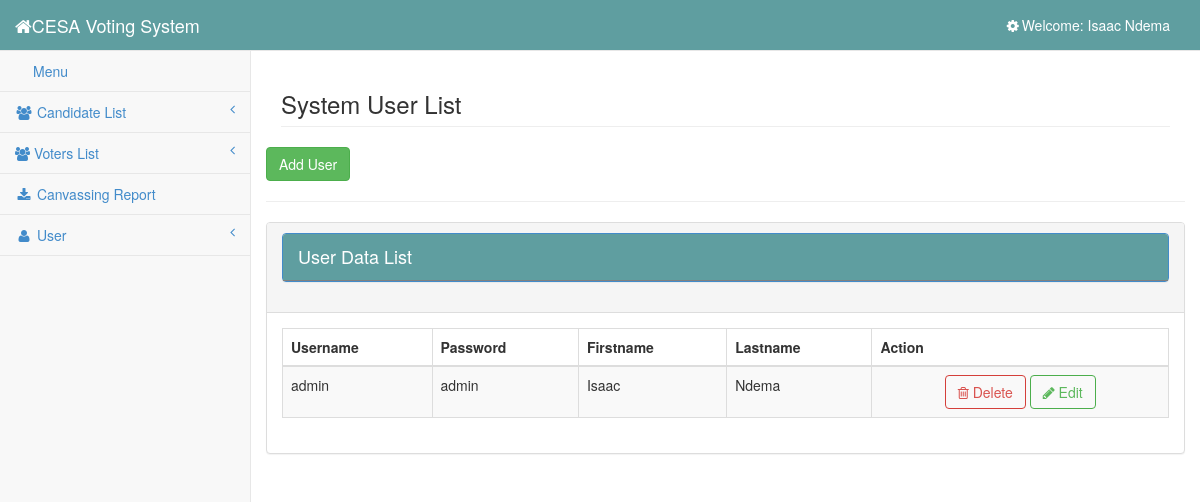
The page /admin/user.php (signed in) on the database its author committed.
### tables this page shows
CREATE TABLE `user` (
  `user_id` int(11) NOT NULL AUTO_INCREMENT,
  `username` varchar(100) NOT NULL,
  `password` varchar(100) NOT NULL,
  `firstname` varchar(100) NOT NULL,
  `lastname` varchar(100) NOT NULL,
  PRIMARY KEY (`user_id`)
);

### admin/session.php (called while the page is built, shortened)
<?php
	require '../database/dbcon.php';
	$session_id=$_SESSION['id'];
	$user_query = $conn->query("SELECT * FROM user WHERE user_id = '$session_id'") or die(mysqli_errno());
	$user_row = $user_query->fetch_array();
?>

### admin/user.php (the view, shortened to what this page needs)
<?php include ('session.php');?>
<?php include ('head.php');?>
<body>
    <div id="wrapper">
        <?php include ('side_bar.php');?>
        <div id="page-wrapper">
            <div class="row">
                <div class="col-lg-12">
                    <h3 class="page-header">System User List</h3>
                </div>
				<button class="btn btn-success" data-toggle="modal" data-target="#add_user">Add User</button>
				<hr/>
                    <div class="panel panel-default">
                        <div class="panel-heading">
                            <h4 class="modal-title" id="myModalLabel">
												<div class="panel panel-primary">
													<div class="panel-heading">
														User Data List
													</div>
												</div>
											</h4>
                        </div>
                        <div class="panel-body">
                            <div class="table-responsive">
                                <table class="table table-striped table-bordered table-hover" id="dataTables-example">
                                    <thead>
                                        <tr>
                                            <th>Username</th>
                                            <th>Password</th>
                                            <th>Firstname</th>
                                            <th>Lastname</th>
                                            <th>Action</th>
                                        </tr>
                                    </thead>
                                    <tbody>
                                        <tr>
										<?php
										require '../database/dbcon.php';
										$query = $conn->query("SELECT * FROM user ORDER BY user_id DESC");
										while($row = $query->fetch_array()){
										$user_id=$row['user_id'];
										?>
											<td><?php echo $row ['username'];?></td>
                                            <td><?php echo $row ['password'];?></td>
                                            <td><?php echo $row ['firstname'];?></td>
                                            <td><?php echo $row ['lastname'];?></td>
                                            <td style="text-align:center">
												 <a rel="tooltip"  title="Delete" id="<?php echo $user_id ?>" href="#delete_admin<?php echo $user_id; ?>" data-target="#delete_admin" data-toggle="modal"class="btn btn-danger btn-outline"><i class="fa fa-trash-o"></i> Delete</a>
												  <a rel="tooltip"  title="Edit" id="<?php echo $row['user_id'] ?>" href="#edit_user<?php echo $row['user_id'] ?>"  data-toggle="modal"class="btn btn-success btn-outline"><i class="fa fa-pencil"></i> Edit</a>
											</td>
                                        </tr>
                                       <?php } ?>
                                    </tbody>
                                </table>
                            </div>
                        </div>
                    </div>
            </div>
        </div>
    </div>
</body>
</html>

### admin/side_bar.php (shortened to what this page needs)
<?php require '../database/dbcon.php';?>
<nav class="navbar navbar-default navbar-static-top" role="navigation" style="margin-bottom:0; background-color:cadetblue;">
    <div class="navbar-header">
        <a class="navbar-brand" href="" style="color:white;"><i class="fa fa-home fa-large"> </i>CESA Voting System</a>
    </div>
    <ul class="nav navbar-top-links navbar-right">
        <?php
        $query = $conn->query("SELECT * from user where user_id ='$session_id'") or die(mysql_error());
        while ($row = $query->fetch_array()) {
        ?>
            <li class="dropdown">
                <a class="dropdown-toggle" data-toggle="dropdown" href="#" style="color: white">
                    <i class="fa fa-cog fa-spin fa-fw"></i>Welcome: <?php echo $user_username = $user_row['firstname'] . " " . $user_row['lastname']; ?>
                </a>
            </li>
        <?php } ?>
    </ul>
    <div class="navbar-default sidebar" role="navigation">
        <div class="sidebar-nav navbar-collapse">
            <ul class="nav" id="side-menu">
                <li>
                    <a href="candidate.php"><i class="fa fa-menu fa-fw"></i>Menu </a>
                </li>
                <li>
                    <a href="#"><i class="fa fa-users fa-fw"></i> Candidate List<span class="fa arrow"></span></a>
                </li>
                <li>
                    <a href="#"><i class="fa fa-users"></i> Voters List<span class="fa arrow"></span></a>
                </li>
                <li>
                    <a target="blank" href="../results.php?token=CESAGI2022"><i class="fa fa-download fa-fw"></i> Canvassing Report</a>
                </li>
                <li>
                    <a href="#"><i class="fa fa-user fa-fw"></i> User<span class="fa arrow"></span></a>
                </li>
            </ul>
        </div>
    </div>
</nav>

### css/sb-admin-2.css (style rules this page uses)
body { background-color: #f8f8f8; }
#wrapper { width: 100%; }
#page-wrapper { padding: 0 15px; min-height: 568px; background-color: #fff; }
@media (min-width:768px) { #page-wrapper { position: inherit; margin: 0 0 0 250px; padding: 0 30px; border-left: 1px solid #e7e7e7; } }
.navbar-top-links li { display: inline-block; }
.navbar-top-links li:last-child { margin-right: 15px; }
.navbar-top-links li a { padding: 15px; min-height: 50px; }
.sidebar .sidebar-nav.navbar-collapse { padding-right: 0; padding-left: 0; }
.sidebar ul li { border-bottom: 1px solid #e7e7e7; }
.sidebar .arrow { float: right; }
.sidebar .fa.arrow:before { content: "\f104"; }
@media (min-width:768px) { .sidebar { z-index: 1; position: absolute; width: 250px; margin-top: 51px; } }
.btn-outline { color: inherit; background-color: transparent; transition: all .5s; }
.btn-success.btn-outline { color: #5cb85c; }
.btn-danger.btn-outline { color: #d9534f; }

### rows shown on the page
user: firstname+lastname "Isaac Ndema", username "admin", password "admin", firstname "Isaac", lastname "Ndema"
